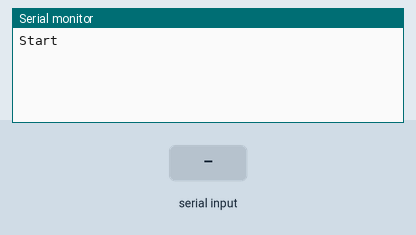
A sketch run on a simulated Arduino Uno, built with avr-gcc and run on an emulated ATmega328P. On the bench: the last lines printed to the serial monitor. The inputs (shaded band) are chosen by the test bench.

Above: at 1.2 s.
1.3 s: "/\n" received over Serial
At 1.7 s:
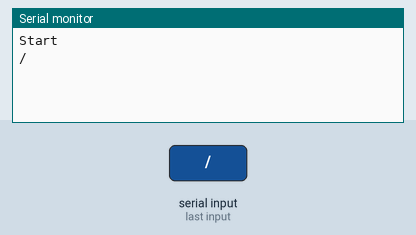
2.8 s: "1\n" received over the second serial link
At 3.9 s:
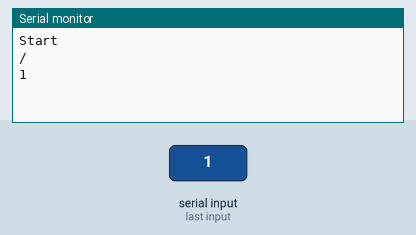
4.3 s: "0\n" received over Serial
At 5.2 s:
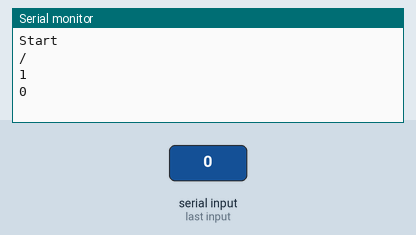
5.8 s: "2\n" received over the second serial link
At 6.2 s:
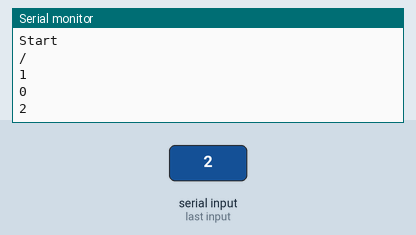

Measured:
- after the input at 1.3 s, the serial monitor: prints a new line at once (image 1)
- after the input at 2.8 s, the serial monitor: prints a new line at once (image 2)
- after the input at 4.3 s, the serial monitor: prints a new line at once (image 3)
- after the input at 5.8 s, the serial monitor: prints a new line at once (image 4)

The sketch:

BLE_terminal.ino
```cpp
#include <SoftwareSerial.h>

#define RX_BLE_PIN 13
#define TX_BLE_PIN 12

SoftwareSerial ble(RX_BLE_PIN, TX_BLE_PIN);

void setup() {
  pinMode(RX_BLE_PIN, INPUT);
  pinMode(TX_BLE_PIN, OUTPUT);

  ble.begin(9600);
  Serial.begin(9600);
  Serial.println("Start");
}

char recvChar;
String dataSerial = "";


void loop() {
//  ble.begin(9600);
  if(ble.available()){
    Serial.write(ble.read());
  }


  while(Serial.available()){//check if there's any data sent from the local serial terminal, you can add the other applications here
          recvChar  = Serial.read();
          //BLE1.print(recvChar);
          if(recvChar != '\r' && recvChar != '\n' && recvChar != '-'){
            dataSerial += recvChar;
          } else {
            if(dataSerial.length() > 1 && dataSerial[0] == '/'){
              dataSerial.remove(0, 1);
              dataSerial = "AT+" + dataSerial;
            }
//            dataSerial += "\r\n";
            Serial.println("");
            Serial.println(dataSerial);
            ble.print(dataSerial);
            dataSerial = "";
          }
        }
}
```
